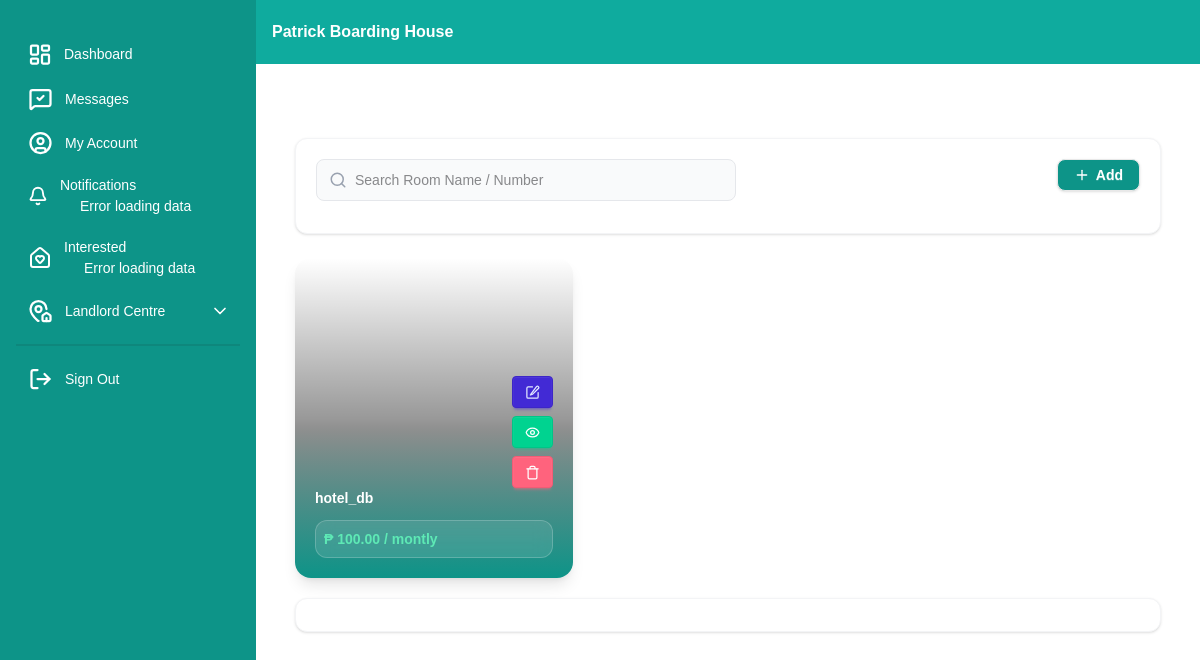
Page /users/my_property.php?property_id=Patrick Boarding House_8066 (signed in) on the earlier database version.
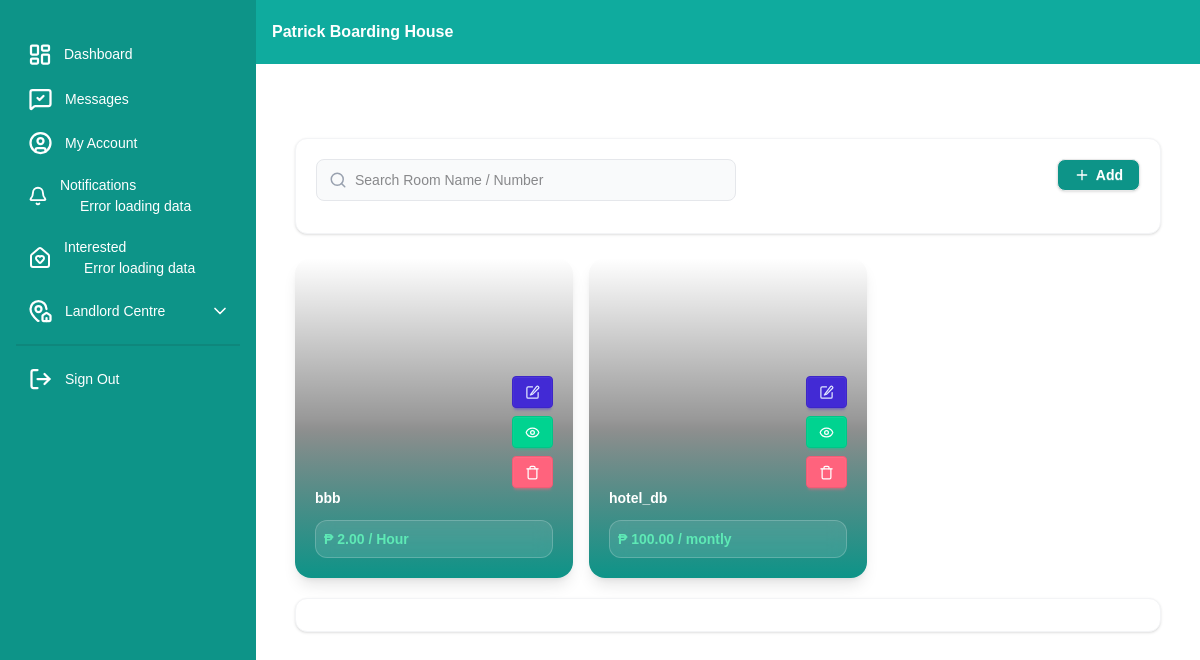
Same page on the later database version.
### tables this page shows
CREATE TABLE IF NOT EXISTS `rentspace` (
  `rent_id` varchar(255) NOT NULL,
  `name` varchar(255) DEFAULT NULL,
  `landlord_id` varchar(255) DEFAULT NULL,
  `user_id` varchar(255) DEFAULT NULL,
  `type` varchar(255) DEFAULT NULL,
  `price` int DEFAULT NULL,
  `image_cover` varchar(255) DEFAULT NULL,
  `other_info` longtext,
  `rate` varchar(255) DEFAULT NULL,
  PRIMARY KEY (`rent_id`)
);

### users/my_property.php (the view, shortened to what the changed rows need)
<?php
  include '../config.php';
  $user_id_login = $_SESSION['user_login'];
  if(isset($_GET['property_id'])){
    $landlord_id = $_GET['property_id'] ?? '';
  }else{
    header("location:index.php");
    exit;
  }
  $get_data = $conn->prepare("SELECT * FROM `landlord` WHERE `landlord_id` = ?");
  $get_data->bind_param("s", $landlord_id);
  $get_data->execute();
  $result_data = $get_data->get_result();
  $type = null;
  if($result_data->num_rows > 0){
    while($row = mysqli_fetch_assoc($result_data)){
        $type  = $row['type'];
    }
  }
  $location_add = $location_edit = $location_info = $placeholder = '';
  if($type === "Boarding House / Bedspace"){
    $location_edit = "my_bh_edit.php";
    $location_info = "my_bh_info.php";
  }elseif($type === "Apartment"){
    $location_add = "apartment_add.php";
    $location_edit = "apartment_edit.php";
    $location_info = "apartment_info.php";
    $placeholder = "Search Apartment Name / Number";
  }elseif($type === "Condominium"){
    $location_add = "condo_add.php";
    $location_edit = "condo_edit.php";
    $location_info = "condo_info.php";
    $placeholder = "Search Condo Name / Number";
  }elseif($type === "House"){
    $location_add = "house_add.php";
    $location_edit = "house_edit.php";
    $location_info = "house_info.php";
    $placeholder = "Search House Name / Number";
  }elseif($type === "Commercial Space"){
    $location_add = "cs_add.php";
    $location_edit = "cs_edit.php";
    $location_info = "cs_info.php";
    $placeholder = "Search Commercial Space Name / Number";
  }elseif($type === "Event Space"){
    $location_add = "es_add.php";
    $location_edit = "es_edit.php";
    $location_info = "es_info.php";
    $placeholder = "Search Event Space Name / Number";
  }elseif($type === "Transient House"){
    $location_add = "trasient_add.php";
    $location_edit = "trasient_edit.php";
    $location_info = "trasient_info.php";
    $placeholder = "Search Event Trasient Name / Number";
  }elseif($type === "Parking Space"){
    $location_add = "ps_add.php";
    $location_edit = "ps_edit.php";
    $location_info = "ps_info.php";
    $placeholder = "Search  Parking Space Name / Number";
  }elseif($type === "Vacant Lot"){
    $location_add = "vl_add.php";
    $location_edit = "vl_edit.php";
    $location_info = "vl_info.php";
    $placeholder = "Search Vacant Lot  Name / Number";
  }
 ?>
<!DOCTYPE html>
<html lang="en">
<head>
    <link rel="stylesheet" href="./../assets/styles/daisy_ui.css">
    <link rel="stylesheet" href="./../assets/styles/index.css">
    <script src="./../assets/scripts/tailwind.js"></script>
</head>
<body class="bg-base-100">
  <div class="drawer lg:drawer-open ">
    <div class="drawer-content flex flex-col ">
      <div class="p-0 lg:p-6">
        <main>
            <section class="my-container py-[50px]">
                <div class="data-container grid grid-cols-1 md:grid-cols-2 lg:grid-cols-3 xl:grid-cols-4 gap-4 mb-5" id="pr_grid">
                  <?php
                  $get_data = $conn->prepare("SELECT * FROM `rentspace` as r WHERE `type` = ? AND `user_id` = ? AND `landlord_id` = ? ORDER BY  `name` ASC");
                  $get_data->bind_param("sss", $type, $user_id_login, $landlord_id);
                  $get_data->execute();
                  $result_data = $get_data->get_result();
                  if($result_data->num_rows > 0){
                      while($row = $result_data->fetch_assoc()){
                      $rate = $row['rate'];
                         echo '
                        <div class="main-data pr-card-item group relative h-80 overflow-hidden rounded-2xl shadow-lg transition-all duration-300 hover:shadow-2xl hover:-translate-y-1" data-name="'.htmlspecialchars(strtolower($row['name'])).'">
                            <div class="absolute inset-0 bg-cover bg-center transition-transform duration-500 group-hover:scale-110"
                                style="background-image:url(\'../assets/uploads/'.htmlspecialchars($row['image_cover']).'\');">
                            </div>
                            <div class="absolute inset-0 bg-gradient-to-t from-[#0d9488] via-black/40 to-transparent"></div>
                            <div class="relative flex h-full flex-col justify-end p-5 text-white">
                               <div class="flex flex-col items-end gap-2">
                                  <div class="tooltip tooltip-left tooltip-start" data-tip="Edit">
                                    <a href="'.htmlspecialchars($location_edit).'?property_id=' .htmlspecialchars($landlord_id). '&id='.htmlspecialchars($row['rent_id']).'" class="btn btn-primary btn-sm w-fit "  >
                                    </a>
                                  </div>
                                  <div class="tooltip tooltip-left tooltip-start" data-tip="View">
                                    <a href="'.htmlspecialchars($location_info).'?property_id=' .htmlspecialchars($landlord_id). '&id='.htmlspecialchars($row['rent_id']).'" class="btn btn-success btn-sm w-fit text-white">
                                    </a>
                                  </div>
                                  <div class="tooltip tooltip-left tooltip-start" data-tip="Delete">
                                    <a href="property_delete.php?property_id=' .htmlspecialchars($landlord_id). '&id='.htmlspecialchars($row['rent_id']).'" class="btn btn-error btn-sm w-fit text-white">
                                    </a>
                                  </div>
                              </div>
                              <h2 class="text-sm font-bold truncate mb-3">
                                  '.htmlspecialchars($row['name']).'
                              </h2>
                                <div class="backdrop-blur-sm bg-white/10 rounded-xl p-2 border border-white/20">
                                    <div class="flex flex-col">
                                        <div>
                                            <p class="font-bold text-emerald-300 text-sm">
                                                &#8369; '.number_format($row['price'],2).' / '.htmlspecialchars($rate).'
                                            </p>
                                        </div>
                                    </div>
                                </div>
                            </div>
                        </div>
                      ';
                      }
                  }
                  ?>
                </div>
            </section>
        </main>
      </div>
    </div>
  </div>
</body>
</html>

Differences in the rows shown:
added rentspace: name "bbb", price "2.00", rate "Hour"
